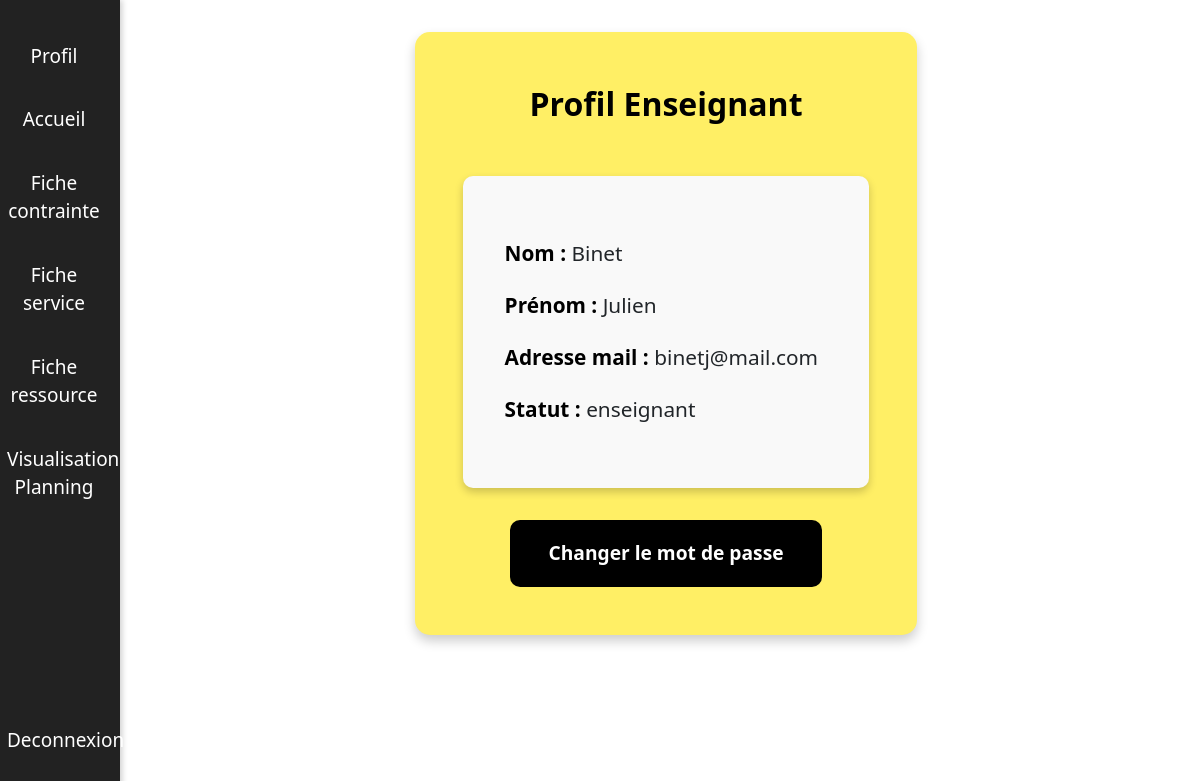
/index.php?action=profilEnseignant (signed in), run on the app's committed database.
### tables this page shows
CREATE TABLE `utilisateurs` (
  `id_utilisateur` int(11) NOT NULL,
  `nom` varchar(255) NOT NULL,
  `prenom` varchar(255) NOT NULL,
  `email` varchar(255) NOT NULL,
  `mot_de_passe` varchar(255) NOT NULL,
  `role` varchar(255) NOT NULL,
  `statut` varchar(255) DEFAULT NULL,
  `nombre_heures` int(11) DEFAULT NULL,
  `reset_token` varchar(255) DEFAULT NULL,
  `reset_token_expiration` datetime DEFAULT NULL,
  `supprimer` tinyint(1) NOT NULL DEFAULT 0,
  `responsable` varchar(20) DEFAULT 'oui',
  `telephone` varchar(20) DEFAULT NULL
);

### index.php (called while the page is built, shortened)
<?php
$action = $_GET['action'] ?? null;
$dispatcher = new Dispatcher($action);
$dispatcher->run();
?>

### src/Enseignant/Profil.php (the view, shortened to what this page needs)
<?php
$pdo = connexionFactory::makeConnection();
$stmt = $pdo->prepare("SELECT * FROM utilisateurs WHERE id_utilisateur = :id_utilisateur");
$stmt->bindParam(':id_utilisateur', $_SESSION['user_id'], PDO::PARAM_INT);
$stmt->execute();
$user = $stmt->fetch(PDO::FETCH_ASSOC);
?>
<!DOCTYPE html>
<html lang="fr">
<head>
</head>
<body>
<div id="main-content">
    <div class="profile-container">
        <div class="profile-header">Profil Enseignant</div>
        <div class="profile-info">
            <p><span>Nom :</span> <?php echo htmlspecialchars($user['nom']); ?></p>
            <p><span>Prénom :</span> <?php echo htmlspecialchars($user['prenom']); ?></p>
            <p><span>Adresse mail :</span> <?php echo htmlspecialchars($user['email']); ?></p>
            <p><span>Statut :</span> <?php echo htmlspecialchars($user['role']); ?></p>
        </div>
        <div class="profile-button">
            <button class="change-password-btn" onclick="location.href='change_password.php'">Changer le mot de passe</button>
        </div>
    </div>
</div>
</body>
</html>

### src/Action/layout.css (style rules this page uses)
* { margin: 0; padding: 0; box-sizing: border-box; }
body { font-family: 'Poppins', sans-serif; }
#menu { position: fixed; top: 0; left: 0; width: 11%; height: 100vh; z-index: 9999; }
#main-content { margin-left: 11%; min-height: 100vh; padding: 2em; }

### src/Enseignant/Profil.php (style rules this page uses)
.profile-container { background: #FFEF65; padding: 3em; border-radius: 15px; box-shadow: 0 6px 12px rgba(0, 0, 0, 0.2); text-align: center; width: 50%; margin: auto; }
.profile-header { font-size: 2rem; font-weight: bold; color: #000; margin-bottom: 1.5em; }
.profile-info { background: #f9f9f9; padding: 2em; border-radius: 10px; box-shadow: 0 4px 8px rgba(0, 0, 0, 0.2); text-align: left; font-size: 1.3rem; }
.profile-info p { margin: 1em 0; }
.profile-info span { font-weight: bold; color: #000; }
.profile-button { margin-top: 2em; }
.change-password-btn { background: #000; color: #fff; border: none; padding: 1em 2em; font-size: 1.2rem; font-weight: bold; border-radius: 10px; cursor: pointer; transition: all 0.3s ease; }

### data on the page
utilisateurs: nom "Binet", prenom "Julien", email "binetj@mail.com", role "enseignant"

### other printed values
$action->execute() "Profil Accueil Fiche contrainte Fiche service Fiche ressource Visualisation Planning Deconnexion"
